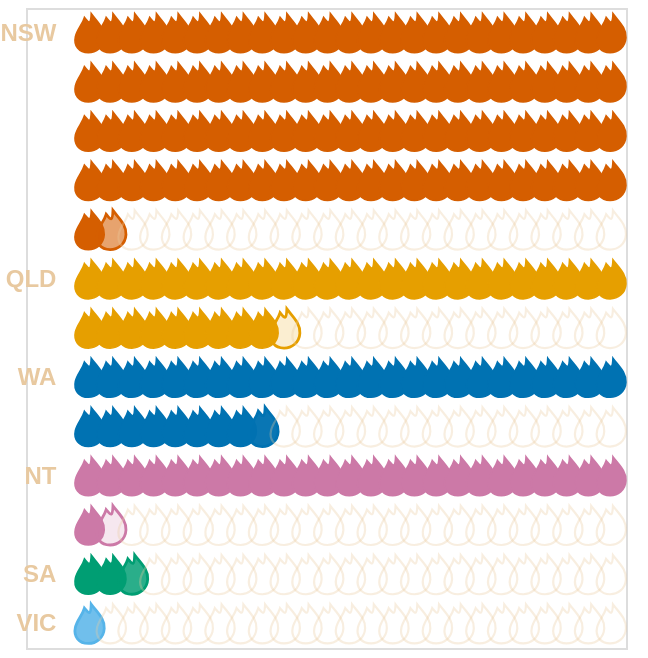

Write the Vega-Lite specification saved for this chart.
### Vega-Lite specification from a JSON file in a GitHub repository (floating-point values rounded to 4 significant figures)
{"$schema": "https://vega.github.io/schema/vega-lite/v5.json", "width": "container", "height": 320, "padding": {"left": 0, "right": 8, "top": 4, "bottom": 4}, "params": [{"name": "hoveredState", "value": ""}], "data": {"sequence": {"start": 0, "stop": 325, "as": "i"}}, "transform": [{"calculate": "datum.i < 125 ? 'NSW' : datum.i < 175 ? 'QLD' : datum.i < 225 ? 'WA' : datum.i < 275 ? 'NT' : datum.i < 300 ? 'SA' : 'VIC'", "as": "state"}, {"calculate": "datum.i < 125 ? datum.i : datum.i < 175 ? datum.i - 125 : datum.i < 225 ? datum.i - 175 : datum.i < 275 ? datum.i - 225 : datum.i < 300 ? datum.i - 275 : datum.i - 300", "as": "pos_in_state"}, {"calculate": "datum.state === 'NSW' ? 101 : datum.state === 'QLD' ? 34 : datum.state === 'WA' ? 33 : datum.state === 'NT' ? 26 : datum.state === 'SA' ? 2 : 0", "as": "full_count"}, {"calculate": "datum.state === 'NSW' ? 0.569 : datum.state === 'QLD' ? 0.158 : datum.state === 'WA' ? 0.964 : datum.state === 'NT' ? 0.037 : datum.state === 'SA' ? 0.834 : 0.845", "as": "frac_value"}, {"calculate": "datum.pos_in_state < datum.full_count ? 'full' : (datum.pos_in_state === datum.full_count ? 'fractional' : 'outline')", "as": "cell_type"}, {"calculate": "datum.cell_type === 'full' ? 1 : (datum.cell_type === 'fractional' ? max(0.18, datum.frac_value) : 0)", "as": "fill_opacity"}, {"calculate": "datum.pos_in_state % 25", "as": "col"}, {"calculate": "floor(datum.pos_in_state / 25)", "as": "sub_row"}, {"calculate": "datum.state === 'NSW' ? 0 : datum.state === 'QLD' ? 5 : datum.state === 'WA' ? 7 : datum.state === 'NT' ? 9 : datum.state === 'SA' ? 11 : 12", "as": "state_offset"}, {"calculate": "datum.state_offset + datum.sub_row", "as": "y"}, {"calculate": "datum.state === 'NSW' ? '101,569 detections · 51.0%' : datum.state === 'QLD' ? '34,158 detections · 17.1%' : datum.state === 'WA' ? '33,964 detections · 17.0%' : datum.state === 'NT' ? '26,037 detections · 13.1%' : datum.state === 'SA' ? '2,834 detections · 1.4%' : '845 detections · 0.4%'", "as": "detail"}, {"calculate": "datum.state === 'NSW' ? '101.6 flames' : datum.state === 'QLD' ? '34.2 flames' : datum.state === 'WA' ? '34.0 flames' : datum.state === 'NT' ? '26.0 flames' : datum.state === 'SA' ? '2.8 flames' : '0.8 flames'", "as": "flame_label"}], "layer": [{"mark": {"type": "point", "shape": "M0,-1.35 C0.42,-0.78 0.96,-0.34 0.92,0.36 C0.88,1.05 0.34,1.42 -0.2,1.42 C-0.88,1.42 -1.26,0.92 -1.12,0.28 C-1.0,-0.24 -0.62,-0.58 -0.48,-1.08 C-0.2,-0.76 -0.04,-0.44 0,-1.35 Z", "size": 200}, "encoding": {"x": {"field": "col", "type": "quantitative", "scale": {"domain": [-3, 24.6]}, "axis": null}, "y": {"field": "y", "type": "quantitative", "scale": {"domain": [-0.5, 12.5], "reverse": true}, "axis": null}, "fill": {"field": "state", "type": "nominal", "scale": {"domain": ["NSW", "QLD", "WA", "NT", "SA", "VIC"], "range": ["#D55E00", "#E69F00", "#0072B2", "#CC79A7", "#009E73", "#56B4E9"]}, "legend": null}, "fillOpacity": {"field": "fill_opacity", "type": "quantitative", "scale": null, "legend": null}, "stroke": {"condition": [{"test": "datum.cell_type === 'outline'", "value": "rgba(232,201,160,0.32)"}], "field": "state", "type": "nominal", "scale": {"domain": ["NSW", "QLD", "WA", "NT", "SA", "VIC"], "range": ["#D55E00", "#E69F00", "#0072B2", "#CC79A7", "#009E73", "#56B4E9"]}, "legend": null}, "strokeWidth": {"condition": [{"test": "datum.cell_type === 'outline'", "value": 1.1}, {"test": "datum.cell_type === 'fractional'", "value": 1.4}], "value": 0.8}, "opacity": {"condition": [{"test": "hoveredState !== '' && datum.state === hoveredState", "value": 1}, {"test": "hoveredState !== ''", "value": 0.12}], "value": 1}, "tooltip": [{"field": "state", "title": "State"}, {"field": "flame_label", "title": "Total flames"}, {"field": "detail", "title": "Detections"}]}}, {"data": {"values": [{"state": "NSW", "y": 0, "lbl_x": -1.6}, {"state": "QLD", "y": 5, "lbl_x": -1.6}, {"state": "WA", "y": 7, "lbl_x": -1.6}, {"state": "NT", "y": 9, "lbl_x": -1.6}, {"state": "SA", "y": 11, "lbl_x": -1.6}, {"state": "VIC", "y": 12, "lbl_x": -1.6}]}, "mark": {"type": "text", "align": "right", "baseline": "middle", "fontFamily": "-apple-system, BlinkMacSystemFont, 'Segoe UI', sans-serif", "fontSize": 12, "fontWeight": "bold", "color": "#e8c9a0"}, "encoding": {"text": {"field": "state"}, "x": {"field": "lbl_x", "type": "quantitative", "scale": {"domain": [-3, 24.6]}, "axis": null}, "y": {"field": "y", "type": "quantitative", "scale": {"domain": [-0.5, 12.5], "reverse": true}, "axis": null}, "opacity": {"condition": [{"test": "hoveredState !== '' && datum.state === hoveredState", "value": 1}, {"test": "hoveredState !== ''", "value": 0.3}], "value": 1}}}]}
